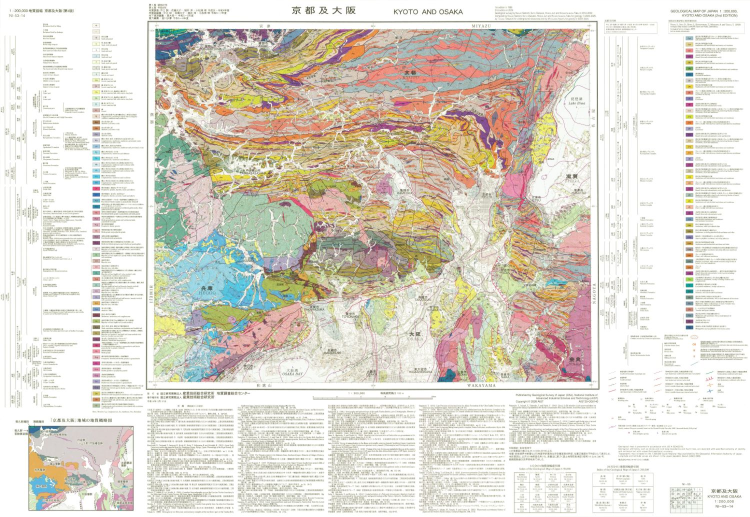
#> input picture source/gsj_200k_kyoto_osaka_2nd.jpg, 1500 x 1034 px (shown at 1/2 size)
$ python register200k.py
#> lines starting #> are read from the running program, lines starting #| are printed output that depends on the picture; after the words box and inside, x2 and y2 are one past the last pixel; in counts of white or black regions, pixels touching at a corner belong together
"""論文の図-2(a) を、20万分の1地質図幅「京都及大阪（第2版）」に合わせて位置合わせする。

20万分の1地質図は図郭（東経135°〜136°、北緯34°40′〜35°20′）で位置が決まっている。
論文の図のチャート（Type 1）と、20万分の1のチャート（サーモン〜オレンジ色）がいちばん重なる
縮尺・回転・平行移動を総当たりで探し、その変換から対応点（data/gcps.csv）を作り直す。
使い方: python3 tools/register200k.py
"""
import csv
import json
import math
from pathlib import Path

import numpy as np
from PIL import Image

ROOT = Path(__file__).resolve().parent.parent
B = ROOT / "data" / "build"

# --- 20万分の1地質図（画像の図郭位置は、外枠と内枠の線を画素の明るさから測った値） ---
im = np.asarray(Image.open(ROOT / "source" / "gsj_200k_kyoto_osaka_2nd.jpg").convert("RGB")).astype(int)
L, R, T, Bm = 308.5, 1181.5, 57.5, 763.5
W0, E0, S0, N0 = 135.0, 136.0, 34 + 40 / 60, 35 + 20 / 60
lon2x = lambda lon: L + (lon - W0) / (E0 - W0) * (R - L)
lat2y = lambda lat: T + (N0 - lat) / (N0 - S0) * (Bm - T)
r, g, b = im[..., 0], im[..., 1], im[..., 2]
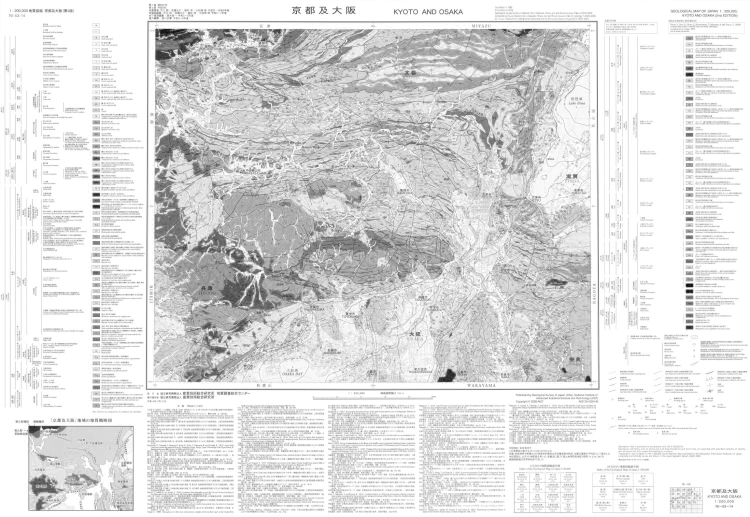
#> r: shape (1034, 1500) int64 (shown at 1/2 size); min 0, max 255, mean 221.9
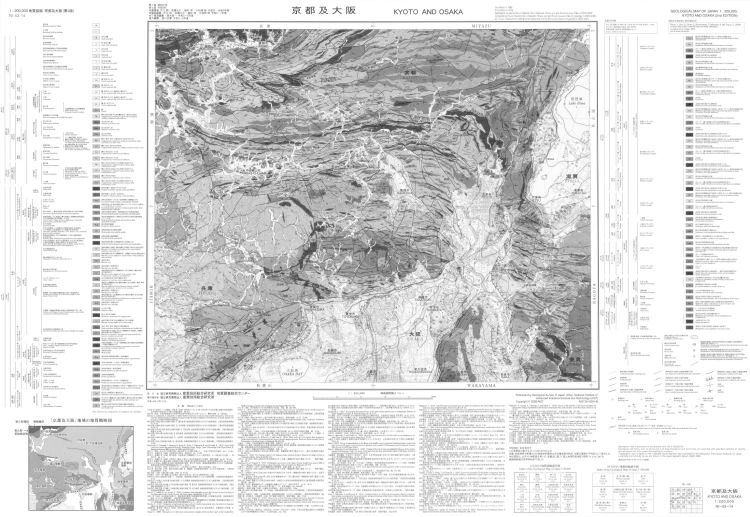
#> g: shape (1034, 1500) int64 (shown at 1/2 size); min 31, max 255, mean 216.7
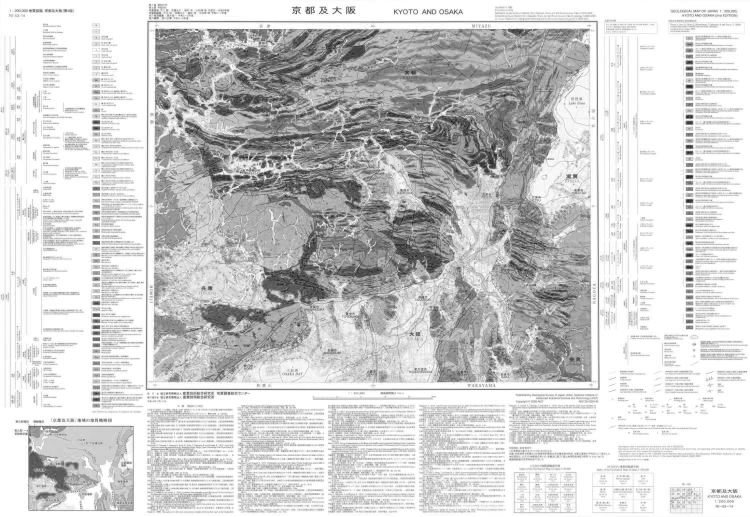
#> b: shape (1034, 1500) int64 (shown at 1/2 size); min 0, max 255, mean 206.3
chert200 = (r > 185) & (g > 105) & (g < 165) & (b > 75) & (b < 140) & (r - g > 55)
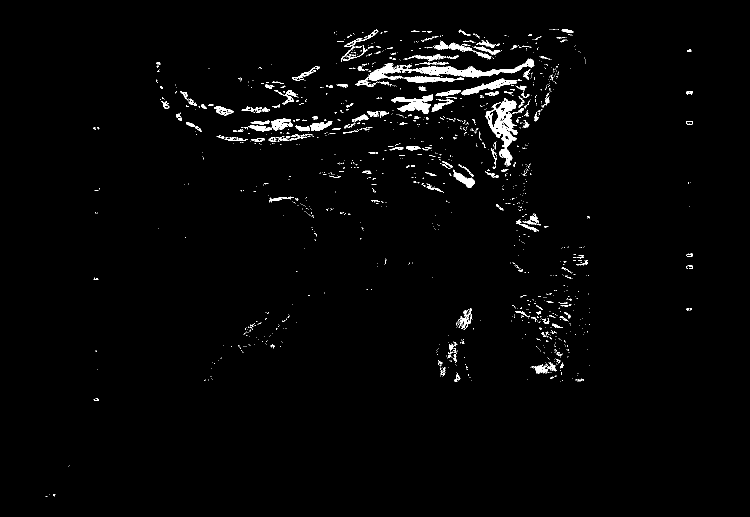
#> chert200: shape (1034, 1500) bool (shown at 1/2 size); 1.9% white; 1410 white regions (1226 under 20 px), largest, box (x1, y1, x2, y2) and area: (710, 117, 1069, 174) 4055, (971, 197, 1035, 330) 3094, (923, 157, 1034, 191) 1076

# --- 論文の図（extract.py の出力：3倍拡大画像の画素座標） ---
#> (the run stopped early here; a loop or call above may not have finished)
